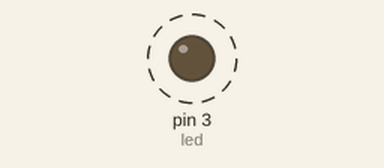
Recording of a sketch running on a simulated Arduino Uno, built with avr-gcc and run on an emulated ATmega328P. On the bench: output pins drawn as LEDs (lit = HIGH). Dashed ring = blinking. What the sketch prints to the serial monitor is not drawn.

Above: at 0.5 s.
Timing chart, 0 to 4.6 s (numbered marks = the images above):
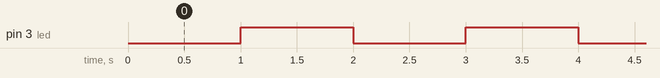

Measured:
- by itself, pin 3 (led): alternates HIGH for 1.0 s and LOW for 1.0 s

The sketch:

led01-2.ino
```cpp
//blink program, pulldown방식(풀다운이 더 직관적이라서 앞으로 풀다운으로 진행할 것)
const int led = 3;
int state = 0; //0이면 false

void setup() {
  Serial.begin(115200);       // 통신 속도 설정
  Serial.print("state: ");    //print 제약 : 1개의 값만 출력. 콤마(,)로 연결불가
  Serial.println(state);       // 초기 상태 출력
  //파스칼표기법을 보고 Serial이 클래스명이구나- 파악할 수 있다.
  pinMode(led,OUTPUT);  // 1.핀번호 설정
}

//시리얼모니터는 개발자가 상태를 확인하기 위해서 사용. => 디버깅 용도.

void loop() {
  digitalWrite(led, state);  // 0 => false => 0v
  delay(1000);
  state = !state;            // true (1) => high(5v) // toggle : 현재의 반대값을 만드는 것.

  Serial.print("state: ");    // 상태 출력
  Serial.println(state);
}
```
